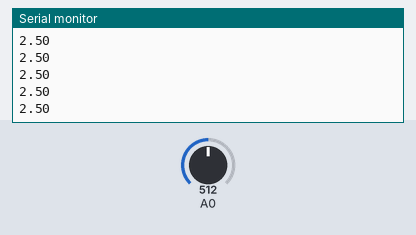
This sketch was run on a simulated Arduino Uno, built with avr-gcc and run on an emulated ATmega328P. On the bench: the last lines printed to the serial monitor. The inputs (shaded band) are chosen by the test bench; at power-on: A0 = 512.

Above: at 1.2 s.
1.3 s: A0 set to 716
At 2.0 s:
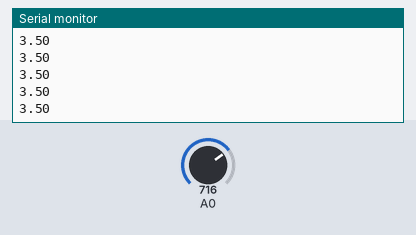
2.8 s: A0 set to 900
At 3.5 s:
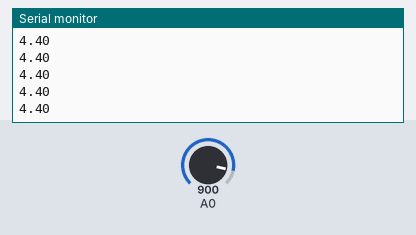
Timing chart, 0 to 5.8 s (numbered marks = the images above; inputs shaded):
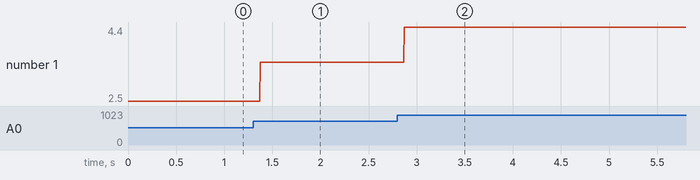

The sketch:

ReadVoltageAnalogRead.ino
```cpp
float no=0;
float x=0;

void setup() {
  // put your setup code here, to run once:
  Serial.begin(9600);
}

void loop()
{
  // put your main code here, to run repeatedly:
  x=analogRead(0);
  no=5*x/1023;
  Serial.println(no);
}
```

Measured:
- after the input at 1.3 s, the serial monitor: prints a new line after 0.07 s (image 1)
- after the input at 2.8 s, the serial monitor: prints a new line after 0.07 s (image 2)
- plotted number 1: 2.5 → 3.5 after the input at 1.3 s, 3.5 → 4.4 after the input at 2.8 s
